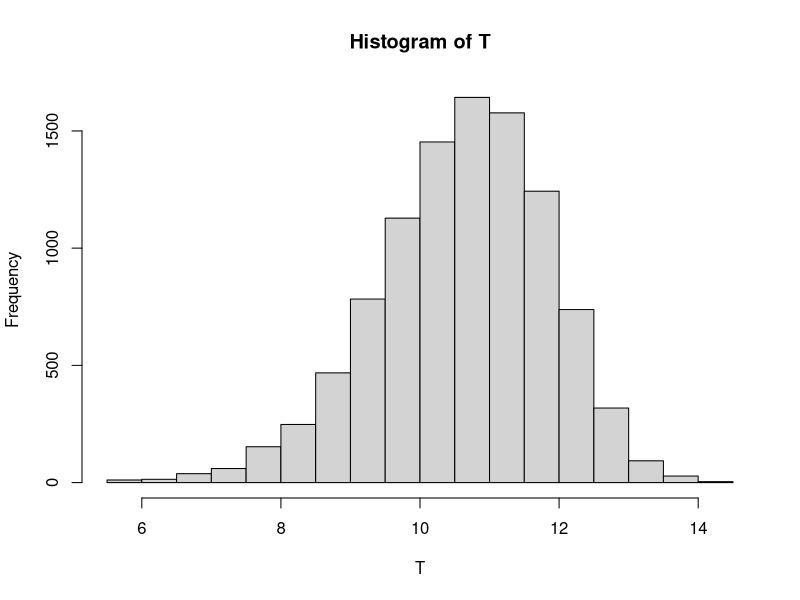
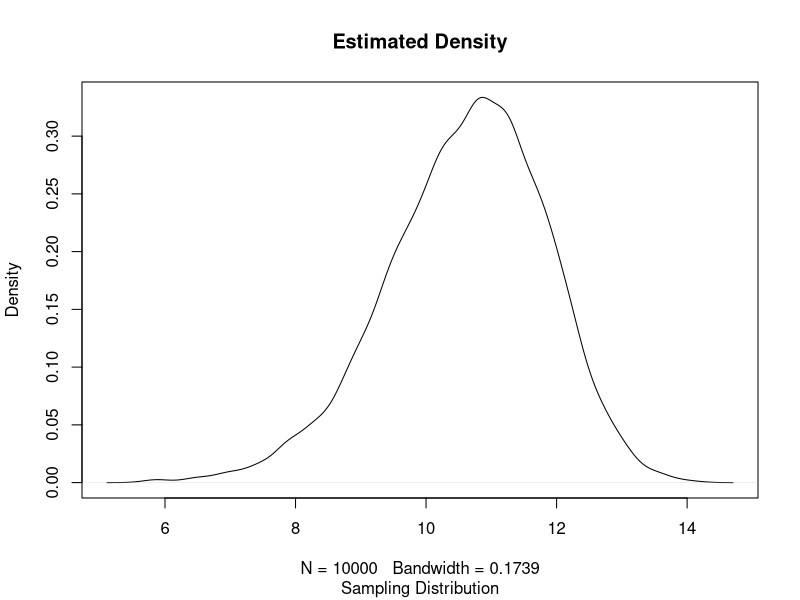
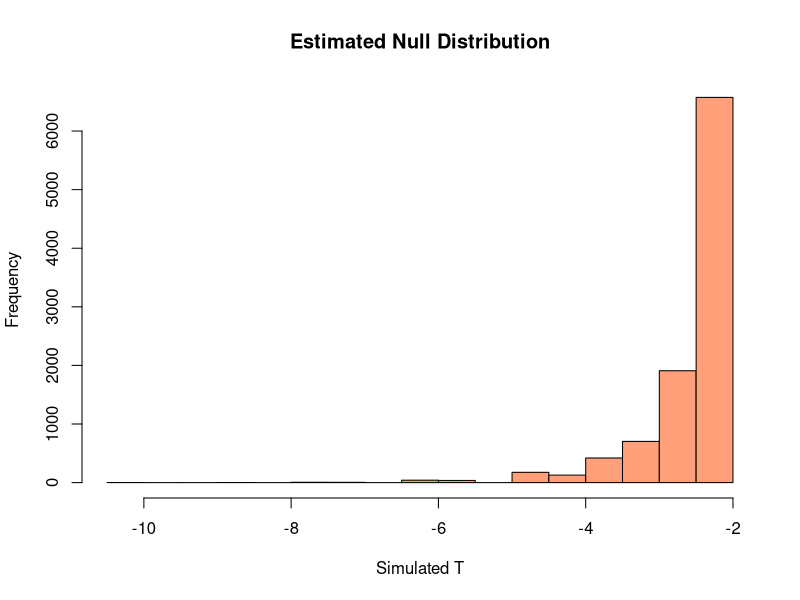
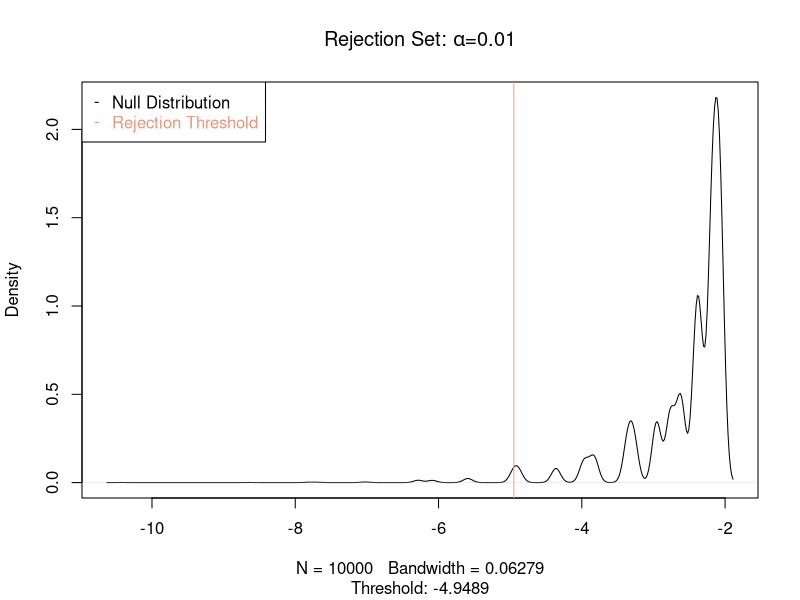

These figures' R source, in order:
## ---- chunk 1
rm(list=ls())
## ---- chunk 2
T <- replicate(10000, min(rgamma(100, shape=20, scale=1)))
hist(T)
plot(density(T), main="Estimated Density",
     sub = "Sampling Distribution")
## ---- chunk 3
cat("Estimated Mean:", mean(T),"\n")
cat("Estimated Standard Error:", sd(T))
## ---- chunk 4
ff <- function(t)
{
  res <- pgamma(t,shape=20, scale=1, lower.tail=FALSE)
  res <- 100 * res^99 
  res <- res * dgamma(t, shape=20, scale=1) * t
  return(res)
}

miu <- integrate(ff, lower=0, upper=Inf)
print(paste("The true mean is:", miu$value, 
            "with absolute error <", miu$abs.error))
cat("The approximation error is:", mean(T)-miu$value)
## ---- chunk 5
prop <- mean(as.numeric(T<10))
cat(100*prop, "% of simulated T values are smaller than 10.")
## ---- chunk 6
pp <- pgamma(10, shape=20, scale=1, lower.tail = FALSE)
pp <- 1 - pp^100
cat("Analytically, P(T<10) =", round(100*pp,digit=4), "%")
## ---- chunk 7
N = 10000

compute_T <- function(X)
{
  res <- 0
  for (i in length(X))
  {
    res <- res + dpois(X[i],lambda=10,log=TRUE)
  }
  return(res)
}

null_dist <- replicate(N,compute_T(rpois(100,lambda=10)))
hist(null_dist, breaks=20, col="lightsalmon",
     xlab = "Simulated T",
     main = "Estimated Null Distribution")
## ---- chunk 8
cut <- quantile(null_dist, probs=0.01)
cat("Rejection Threshold:", cut)

plot(density(null_dist), 
     main = expression(paste("Rejection Set: ", alpha,"=0.01")), 
     sub = paste("Threshold:", round(cut,digits=4)))
abline(v=cut, col="lightsalmon")
legend("topleft",
       legend = c("Null Distribution", "Rejection Threshold"),
       col = c("black", "darksalmon"),
       text.col = c("black", "darksalmon"),
       pch = c("-", "-"))
## ---- chunk 9
set.seed(407)
cat("Null hypothesis should be rejected: ",
    compute_T(rgeom(100,prob=1/11))<cut)
## ---- chunk 10
k_rej <- sum(replicate(100,compute_T(rgeom(100,prob=1/11))<cut))
cat("How many times (out of 100) is the null hypothesis rejected:", k_rej)
